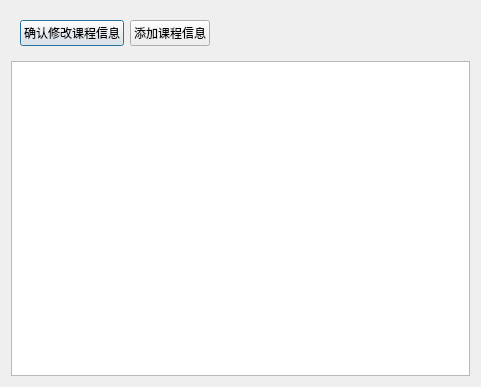
<?xml version="1.0" encoding="UTF-8"?>
<ui version="4.0">
 <class>EditcoursesDialog</class>
 <widget class="QDialog" name="EditcoursesDialog">
  <property name="geometry">
   <rect>
    <x>0</x>
    <y>0</y>
    <width>481</width>
    <height>387</height>
   </rect>
  </property>
  <property name="windowTitle">
   <string>Dialog</string>
  </property>
  <layout class="QGridLayout" name="gridLayout">
   <item row="1" column="0">
    <widget class="QTableWidget" name="tableWidget"/>
   </item>
   <item row="0" column="0">
    <widget class="QWidget" name="widget" native="true">
     <layout class="QHBoxLayout" name="horizontalLayout">
      <item>
       <widget class="QPushButton" name="pushButton">
        <property name="text">
         <string>确认修改课程信息</string>
        </property>
       </widget>
      </item>
      <item>
       <widget class="QPushButton" name="add_pushButton">
        <property name="text">
         <string>添加课程信息</string>
        </property>
       </widget>
      </item>
      <item>
       <spacer name="horizontalSpacer">
        <property name="orientation">
         <enum>Qt::Horizontal</enum>
        </property>
        <property name="sizeHint" stdset="0">
         <size>
          <width>40</width>
          <height>20</height>
         </size>
        </property>
       </spacer>
      </item>
     </layout>
    </widget>
   </item>
  </layout>
 </widget>
 <resources/>
 <connections>
  <connection>
   <sender>pushButton</sender>
   <signal>clicked()</signal>
   <receiver>EditcoursesDialog</receiver>
   <slot>accept()</slot>
   <hints>
    <hint type="sourcelabel">
     <x>86</x>
     <y>33</y>
    </hint>
    <hint type="destinationlabel">
     <x>240</x>
     <y>193</y>
    </hint>
   </hints>
  </connection>
 </connections>
</ui>
